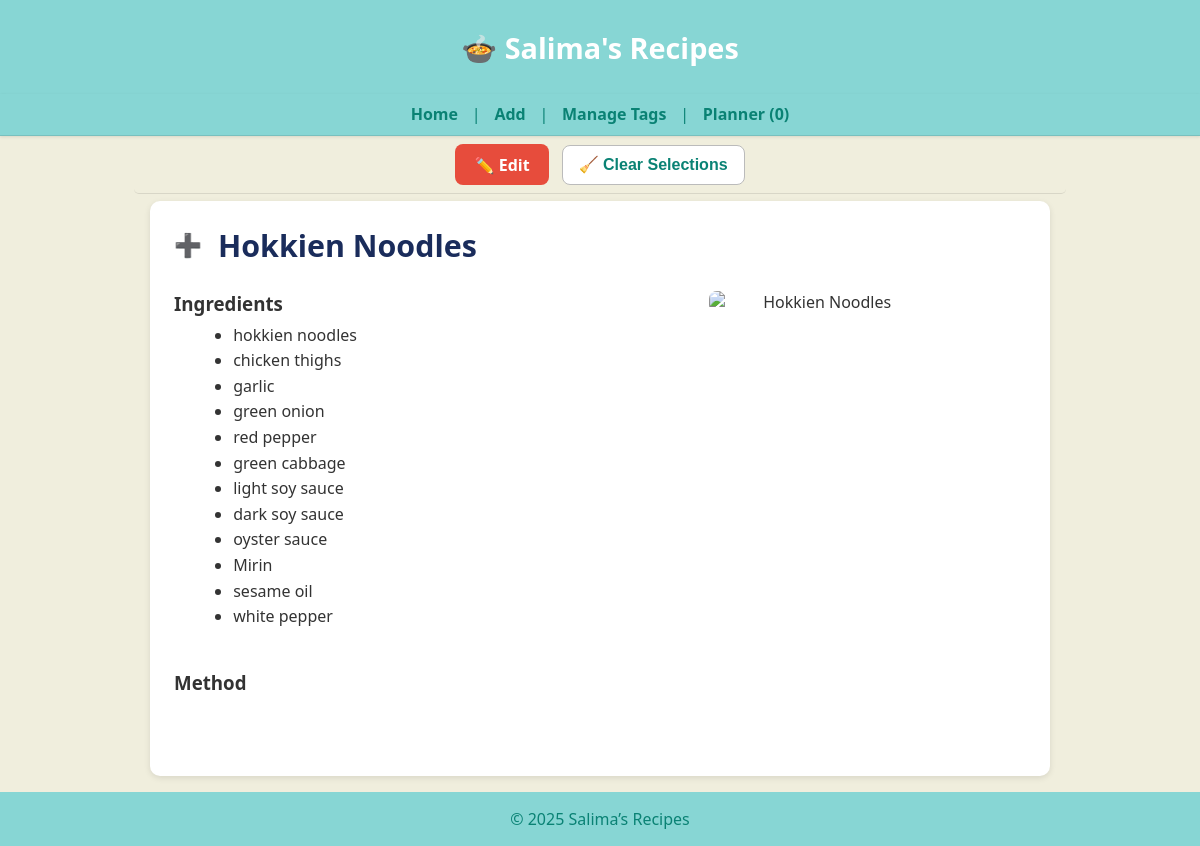
Page /recipe/287 on the earlier database version.
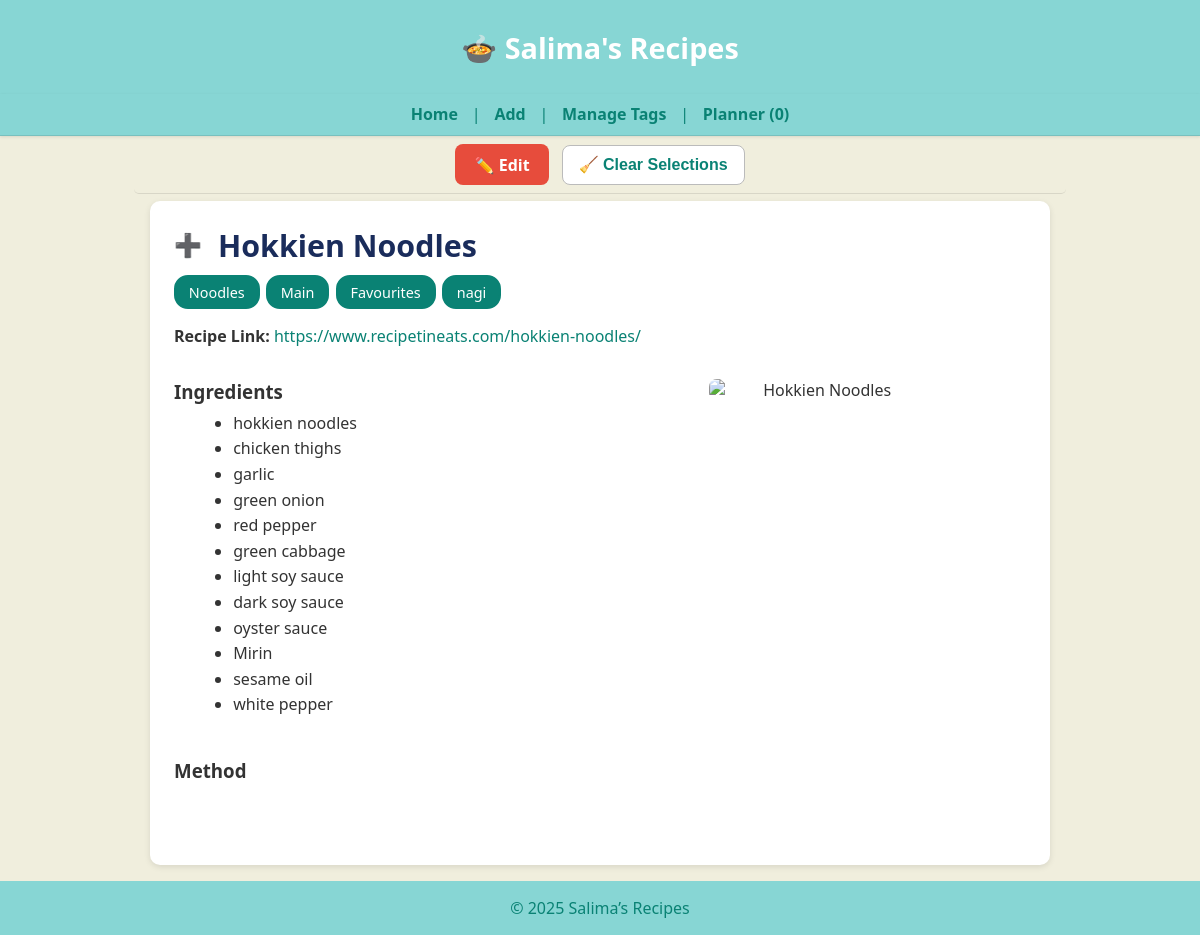
Same page on the later database version.
### tables this page shows
CREATE TABLE recipes (
    id INTEGER PRIMARY KEY,
    name TEXT,
    ingredients JSON,
    method TEXT,
    tags JSON,
    category TEXT,
    source TEXT,
    linked_recipe TEXT,
    image_url TEXT,
    notes TEXT,
    created_at DATETIME DEFAULT CURRENT_TIMESTAMP,
    updated_at DATETIME DEFAULT CURRENT_TIMESTAMP
);

### app.py (the view)
@app.route("/recipe/<int:recipe_id>")
def recipe_detail(recipe_id):
    row = get_recipe(recipe_id)
    if not row:
        abort(404)
    (
        rid, name, ingredients, method, tags,
        category, source, linked_recipe, image_url, notes,
        created_at, updated_at
    ) = row
    import json
    try:
        if ingredients and ingredients.strip().startswith("["):
            ingredients_parsed = json.loads(ingredients)
            if isinstance(ingredients_parsed, str):
                ingredients_parsed = json.loads(ingredients_parsed)
        else:
            text = (ingredients or "").replace(",", "\n")
            ingredients_parsed = [i.strip() for i in text.splitlines() if i.strip()]
    except Exception:
        text = (ingredients or "").replace(",", "\n").replace("[", "").replace("]", "").replace('"', "")
        ingredients_parsed = [i.strip() for i in text.splitlines() if i.strip()]
    return render_template(
        "recipe_detail.html",
        id=rid,
        name=name,
        ingredients=ingredients_parsed,
        raw_ingredients=ingredients or "",
        method=method or "",
        image_url=image_url or "",
        tags=tags or "",
        linked_recipe=linked_recipe or "",
        notes=notes or ""
    )

### app.py (called while the page is built)
@app.teardown_appcontext
def close_connection(exception):
    db = getattr(g, "_database", None)
    if db is not None:
        db.close()

def get_conn():
    return sqlite3.connect(DB_PATH)

def get_recipe(recipe_id: int):
    with get_conn() as conn:
        c = conn.cursor()
        c.execute("""
            SELECT id, name, ingredients, method, tags,
                   category, source, linked_recipe, image_url, notes,
                   created_at, updated_at
            FROM recipes
            WHERE id = ?
        """, (recipe_id,))
        row = c.fetchone()
        return row

### templates/recipe_detail.html (shortened to what this page needs)
{% extends "base.html" %}
{% block content %}
<main class="homepage">
  <div class="recipe-detail" style="max-width:900px; margin:auto; background:#fff; border-radius:10px; padding:1.5rem; box-shadow:0 2px 6px rgba(0,0,0,0.1);">
    <div style="display:flex; align-items:center; gap:0.6rem; margin-bottom:0.6rem; flex-wrap:wrap;">
      <button class="select-dish-btn"
        data-id="{{ id }}"
        data-name="{{ name }}"
        aria-label="Select this recipe">
  <span class="icon"></span>
</button>
      <h2 class="recipe-title" style="margin:0; font-size:1.9rem; color:#1a2c5b; text-align:left;">
        {{ name }}
      </h2>
    </div>
    {% if tags %}
      <div class="recipe-tags" style="margin:0.5rem 0 1rem; display:flex; flex-wrap:wrap; gap:0.4rem;">
        {% for t in tags.split(',') %}
          {% set tag_clean = t.strip() %}
          <a href="{{ url_for('search') }}?tag={{ tag_clean }}"
             class="tag-pill"
             style="
               display:inline-block;
               background: var(--brand-dark);
               color:#fff;
               border-radius:14px;
               padding:0.35rem 0.8rem;
               font-size:0.9rem;
               font-weight:500;
               text-decoration:none;
               transition:background 0.2s ease;">
             {{ tag_clean }}
          </a>
        {% endfor %}
      </div>
    {% endif %}
    {% if linked_recipe %}
      <div style="margin-bottom:1rem; text-align:left;">
        <strong>Recipe Link:</strong>
        <a href="{{ linked_recipe }}" target="_blank" rel="noopener"
           style="color:#0a8274; word-break:break-all;">
          {{ linked_recipe }}
        </a>
      </div>
    {% endif %}
    <div class="content-row" style="display:flex; flex-wrap:wrap; gap:1.5rem; align-items:flex-start;">
      <div class="ingredients-column" style="flex:1; min-width:260px;">
        <h3>Ingredients</h3>
        <ul class="ingredients-list" style="margin-top:0.4rem;">
          {% for it in ingredients %}
            <li>{{ it }}</li>
          {% endfor %}
        </ul>
      </div>
      {% if image_url %}
      <div class="image-column" style="flex:0 0 220px; text-align:center;">
        <img src="{{ image_url }}" alt="{{ name }}" class="recipe-image" style="width:100%; max-width:220px; border-radius:8px;">
      </div>
      {% endif %}
    </div>
    <h3 style="margin-top:1.5rem; text-align:left;">Method</h3>
    <div class="method-text"
         style="white-space:pre-line; line-height:1.6; text-align:left;">
    </div>
  </div>
</main>
{% endblock %}

### templates/base.html (shortened to what this page needs)
<!DOCTYPE html>
<html lang="en">
<head>
  <link rel="stylesheet" href="{{ url_for('static', filename='style.css') }}">
</head>
<body data-page="{{ request.endpoint }}">
  <header class="site-header">
    <h1 class="site-title">
      <a href="/">🍲 Salima's Recipes</a>
    </h1>
  </header>
</body>
</html>
  <nav class="site-nav">
    <a href="/">Home</a> |
    <a href="/add">Add</a> |
    <a href="{{ url_for('admin_tags') }}">Manage Tags</a> |
    <a href="{{ url_for('planner') }}">Planner <span id="plannerCount">(0)</span></a>
  </nav>
  <div id="control-space"
     class="control-space"
     style="display:flex; flex-wrap:wrap; align-items:center; justify-content:center; gap:0.8rem; padding:0.5rem 1rem; background:var(--background); border-bottom:1px solid rgba(0,0,0,0.1);">
  <button id="clearSelectedBtn" class="btn-clear">🧹 Clear Selections</button>
</div>
  <main>
    {% block content %}{% endblock %}
  </main>
  <footer class="site-footer">
    &copy; {{ 2025|default(2025) }} Salima’s Recipes
  </footer>
</body>
</html>

### static/style.css (style rules this page uses)
:root { --brand: #87d6d4; --brand-dark: #0a8274; --background: #f0eedd; }
body { font-family: "Segoe UI", Helvetica, Arial, sans-serif; background: var(--background); color: #333; margin: 0; padding: 0; }
header, footer { background: var(--brand); color: var(--brand-dark); padding: 1rem; text-align: center; }
main { background: var(--background); max-width: 100%; margin: 0; padding: 0; box-shadow: none; border: none; }
a { color: var(--brand-dark); text-decoration: none; transition: color 0.2s ease; }
button { background: var(--brand); color: white; border: none; padding: 0.6rem 1.2rem; font-size: 1rem; border-radius: 4px; cursor: pointer; transition: background 0.2s ease; }
.tag-pill { display: inline-block; padding: 0.4rem 0.8rem; border: 2px solid var(--brand-dark); border-radius: 20px; background: #fff; color: #333; text-align: center; font-size: 0.9rem; cursor: pointer; transition: all 0.2s ease; }
.recipe-tags { margin-top: 0.5rem; display: flex; flex-wrap: wrap; gap: 0.4rem; }
.recipe-image { max-width: 200px; width: 100%; border-radius: 8px; display: block; margin: 1rem 0; }
.select-dish-btn { background: transparent; border: none; outline: none; cursor: pointer; width: 1.6rem; height: 1.6rem; display: flex; align-items: center; justify-content: center; }
.select-dish-btn::before { content: "+"; color: #aaa; font-size: 1.6rem; transition: color 0.25s ease, transform 0.2s ease, opacity 0.2s ease; }
.site-header { background: var(--brand); color: #fff; text-align: center; padding: 0.25rem 0; }
.site-title a { color: #fff; text-decoration: none; font-size: 1.8rem; line-height: 1.2; }
.site-nav { background: var(--brand); text-align: center; padding: 0.25rem 0.4rem; }
.site-nav a { color: var(--brand-dark); margin: 0 0.6rem; font-weight: 600; text-decoration: none; }
.control-space { position: sticky; top: 2.6rem; z-index: 90; display: flex; justify-content: center; align-items: center; gap: 0.8rem; flex-wrap: wrap; background: var(--background); padding: 0.35rem 0.6rem; margin: 0 auto 0.4rem; max-width: 900px; border-bottom: 1px solid rgba(0,0,0,0.05); border-radius: 5px; }
.btn-clear, .btn-toggle-cloud { display: inline-flex; align-items: center; justify-content: center; height: 40px; line-height: 1; font-weight: 600; padding: 0.45rem 1rem; border-radius: 8px; cursor: pointer; border: 1px solid #bbb; transition: background 0.25s ease, color 0.25s ease, transform 0.1s ease; }
.btn-clear { background: #fff; color: var(--brand-dark); }
main.homepage { max-width: 900px; margin: 0 auto; padding: 0 1rem 1rem; background: var(--background); border: none; box-shadow: none; }
.recipe-detail { max-width: 900px; margin: 1rem auto; padding: 1.5rem 2rem; background: #fff; border-radius: 10px; text-align: left; }
.recipe-detail h3 { margin-top: 1rem; margin-bottom: 0.4rem; }
.recipe-detail .method-text { margin-top: 0; line-height: 1.6; white-space: pre-line; }
.recipe-detail img { border-radius: 8px; max-width: 220px; }
.recipe-detail .content-row { display: flex; align-items: flex-start; gap: 0.75rem; }
.recipe-detail .ingredients-column { flex: 0 1 auto; min-width: 260px; max-width: 60%; }
.recipe-detail .ingredients-column ul { list-style-type: disc; margin-left: 1.2rem; line-height: 1.6; }
.recipe-detail .image-column img { max-width: 160px; width: 100%; border-radius: 8px; }
.site-title { position: static; }
.site-nav { position: sticky; top: 0; z-index: 100; background: var(--brand); color: var(--brand-dark); text-align: center; padding: 0.6rem 0; border-bottom: 1px solid rgba(0,0,0,0.1); box-shadow: 0 1px 3px rgba(0,0,0,0.1); }
.select-dish-btn { all: unset; display: inline-flex; align-items: center; justify-content: center; width: 28px; height: 28px; cursor: pointer; vertical-align: middle; margin-right: 0.4rem; background: none !important; border: none !important; box-shadow: none !important; }
.select-dish-btn .icon { font-size: 1.4rem; color: #888; transition: color 0.2s ease; line-height: 1; }
.recipe-detail .select-dish-btn, .recipe-detail .select-dish-btn::before, .recipe-detail .select-dish-btn::after { -webkit-appearance: none !important; appearance: none !important; content: none !important; }

Differences in the rows shown:
changed recipes "Hokkien Noodles": linked_recipe (not shown) → "https://www.recipetineats.com/hokkien-noodles/"
Other differences:
new list line: "Noodles"
new list line: "Main"
new list line: "Favourites"
new list line: "nagi"
text now shown: "Recipe Link:"
